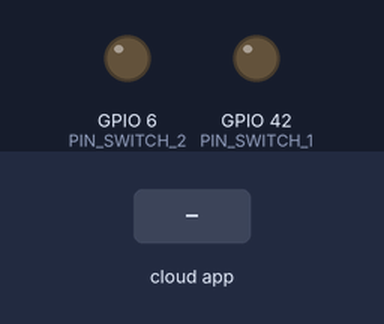
The sketch below on a simulated ESP32-S3. Parts: output pins drawn as LEDs (lit = HIGH). The inputs (shaded band) are chosen by the test bench. The RemoteXY app is connected.

Above: at 1.2 s.
1.3 s: the phone or cloud app sets LED to 1
At 1.9 s:
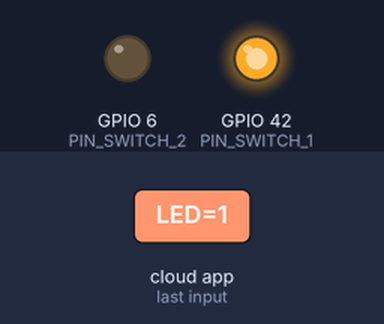
2.8 s: the phone or cloud app sets BUZZER to 1
At 3.1 s:
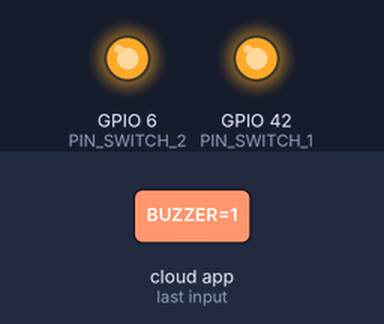
4.3 s: the phone or cloud app sets LED to 0
At 5.4 s:
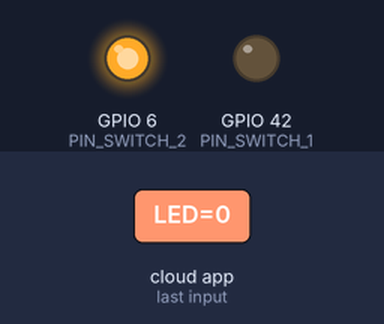
5.8 s: the phone or cloud app sets BUZZER to 0
At 6.6 s:
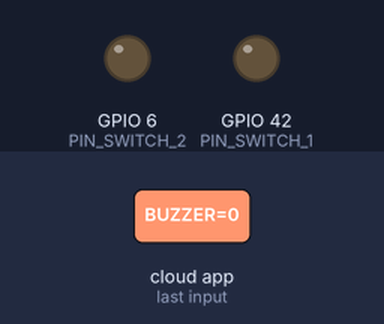
Timing chart, 0 to 8.3 s (numbered marks = the images above; inputs shaded):
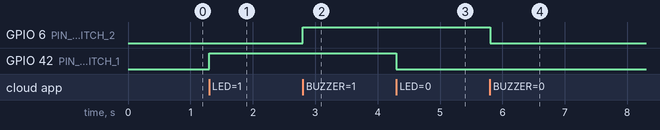

Measured:
- after the input at 1.3 s, GPIO 42 (PIN_SWITCH_1): LOW → HIGH at once
- after the input at 2.8 s, GPIO 6 (PIN_SWITCH_2): LOW → HIGH at once
- after the input at 4.3 s, GPIO 42 (PIN_SWITCH_1): HIGH → LOW at once
- after the input at 5.8 s, GPIO 6 (PIN_SWITCH_2): HIGH → LOW at once

The sketch:

14.remoteXY-buttons.ino
```cpp
// (licence header left out)
//////////////////////////////////////////////
//        RemoteXY include library          //
//////////////////////////////////////////////

// RemoteXY select connection mode and include library
#define REMOTEXY_MODE__ESP32CORE_WIFI_POINT
#include <WiFi.h>

#include <RemoteXY.h>

// RemoteXY connection settings
#define REMOTEXY_WIFI_SSID "LED and BUZZER"
#define REMOTEXY_WIFI_PASSWORD "BUZLED"
#define REMOTEXY_SERVER_PORT 6377


// RemoteXY configurate
#pragma pack(push, 1)
uint8_t RemoteXY_CONF[] =   // 44 bytes
  { 255,2,0,0,0,37,0,16,31,1,2,0,21,29,22,11,2,26,31,31,
  79,78,0,79,70,70,0,2,0,21,59,22,11,1,26,31,31,79,78,0,
  79,70,70,0 };

// this structure defines all the variables and events of your control interface
struct {

    // input variables
  uint8_t LED; // =1 if switch ON and =0 if OFF
  uint8_t BUZZER; // =1 if switch ON and =0 if OFF

    // other variable
  uint8_t connect_flag;  // =1 if wire connected, else =0

} RemoteXY;
#pragma pack(pop)

/////////////////////////////////////////////
//           END RemoteXY include          //
/////////////////////////////////////////////

#define PIN_SWITCH_1 42
#define PIN_SWITCH_2 6


void setup()
{
  RemoteXY_Init ();

  pinMode (PIN_SWITCH_1, OUTPUT);
  pinMode (PIN_SWITCH_2, OUTPUT);

  // TODO you setup code

}

void loop()
{
  RemoteXY_Handler ();

  digitalWrite(PIN_SWITCH_1, (RemoteXY.LED==0)?LOW:HIGH);
  digitalWrite(PIN_SWITCH_2, (RemoteXY.BUZZER==0)?LOW:HIGH);

  // TODO you loop code
  // use the RemoteXY structure for data transfer
  // do not call delay(), use instead RemoteXY_delay()


}
```
